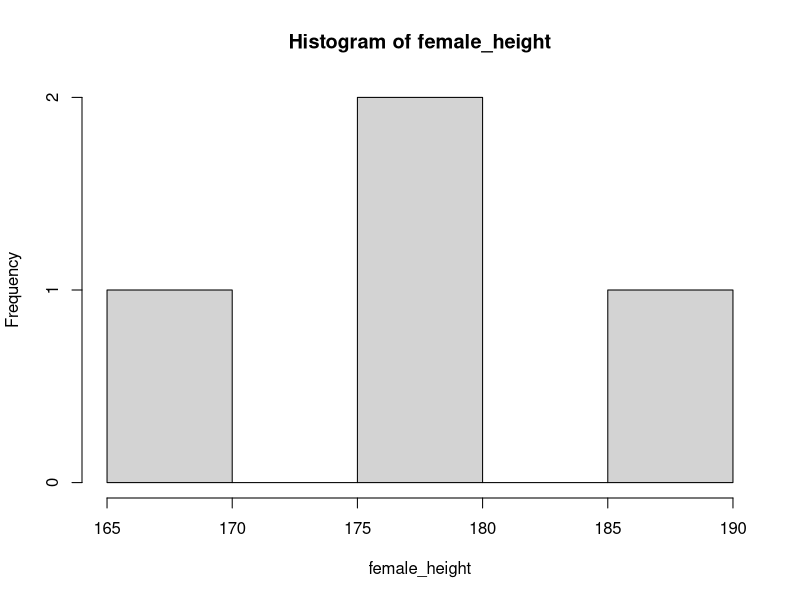
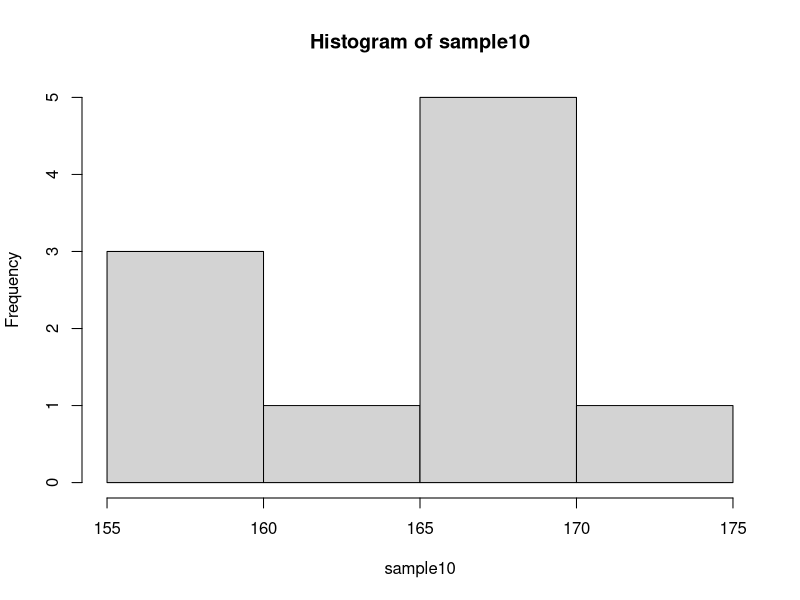
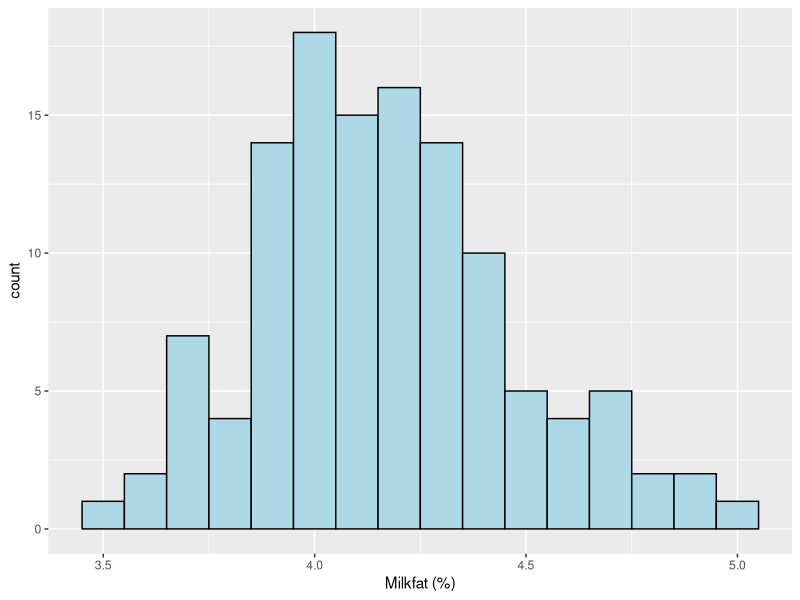
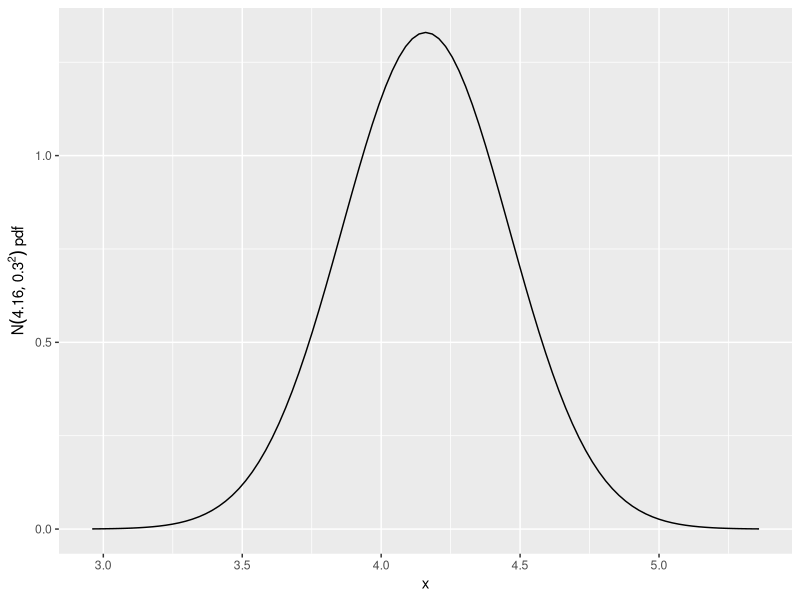
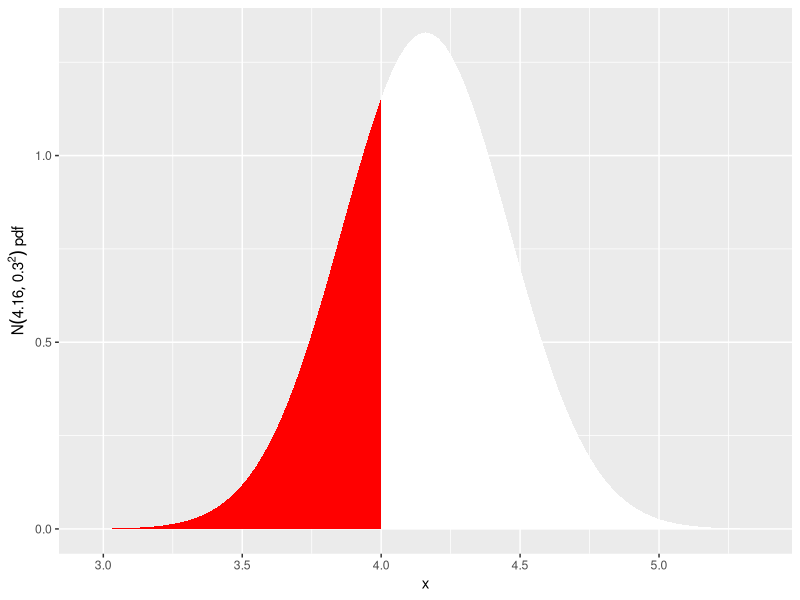
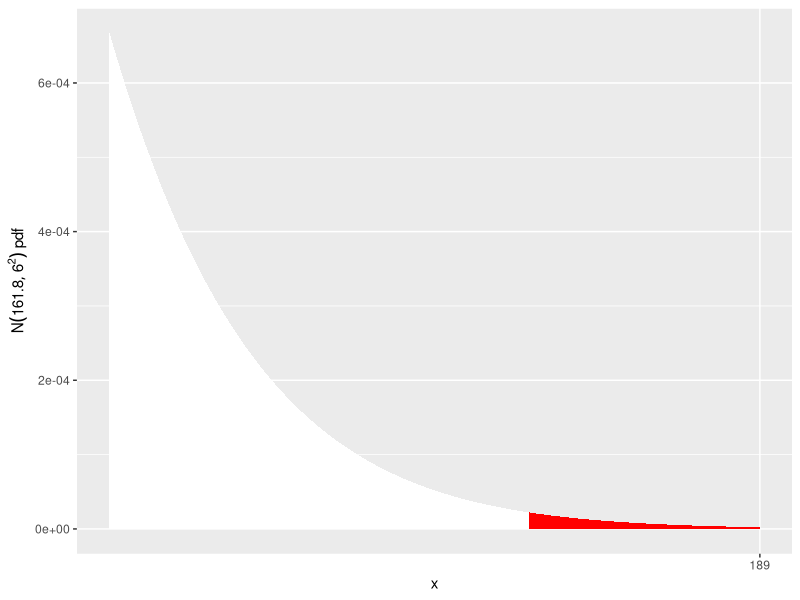

Source code (R) for these figures, in order:
## ---- chunk 1
female_height <- c(176, 180, 187, 168)
male_height <- c(175, 183, 163, 190)
## ---- chunk 2
f_mean <- mean(female_height)
f_sd <- sd(female_height)
hist(female_height) 
## ---- chunk 3
set.seed(1) # means that we all generate the same set of random numbers so we can compare
sample10 = rnorm(10,163.9,6.6) #generates a random sample of size 10 from N(163.9,6.6^2)
sample10 # prints the 10 simulated values (you may not want this with the 10K simulations!!)
mean(sample10)
sd(sample10)
hist(sample10)
## ---- chunk 4
1-pnorm(180,163.9,6.6) 
## OR
pnorm(180,163.9,6.6, lower.tail = FALSE)
## ---- chunk 5
length(which(sample10>=180))/10 ## simulated p for sample size 10
## ---- chunk 6
library(readxl)
milkfat <- read_excel("data/ENVX1002_Data4.xlsx", sheet = "Milkfat")
## ---- chunk 7
mean(milkfat$Milkfat)
## ---- chunk 8
require(ggplot2)
ggplot(milkfat, aes(x=Milkfat)) +  
  geom_histogram(binwidth = 0.1, fill="lightblue", color="black") +
  xlab("Milkfat (%)") 
## ---- chunk 9
s=sort(milkfat$Milkfat) # Sorts the data
s # Look at the sorted data
length(s[s>=5.5]) # Counts how many are >= 5.5
## ---- chunk 10
## Your turn
## ---- chunk 11
library(ggplot2)
ggplot(data.frame(x = c(4.16-4*0.3, 4.16+4*0.3)), aes(x = x)) +
  stat_function(fun = dnorm, args = list(mean = 4.16, sd=0.30)) +
  xlab("x") +
  ylab(expression(N(4.16,0.30^2)~pdf))
## ---- chunk 12
ggplot(data.frame(x = c(4.16-4*0.3, 4.16+4*0.3)), aes(x = x)) +
  stat_function(fun = dnorm, args = list(mean = 4.16, sd=0.30)
                ,geom = "area", fill = "white") +
  stat_function(fun = dnorm, args = list(mean = 4.16, sd=0.30)
    , xlim = c(4.16-4*0.3, 4), geom = "area", fill = "red") +
  xlab("x") +
  ylab(expression(N(4.16,0.30^2)~pdf))
## ---- chunk 13
pnorm(4,4.16,0.30)
## ---- chunk 14
1-pnorm(189, 161.8, 6)

ggplot() +
  stat_function(fun = dnorm, args = list(mean = 161.8, sd=6), 
                geom = "area", fill = "white", xlim = c(180, 161.8+4*6)) +
  stat_function(fun = dnorm, args = list(mean = 161.8, sd=6), 
                geom = "area", fill = "red", xlim = c(161.8+4*6, 189)) +
  xlab("x") +
  ylab(expression(N(161.8,6^2)~pdf)) +
  scale_x_continuous(breaks = 189)

